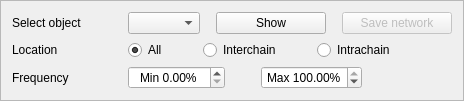
    <widget class="QFrame" name="frame_2">
     <property name="sizePolicy">
      <sizepolicy hsizetype="Minimum" vsizetype="Fixed">
       <horstretch>0</horstretch>
       <verstretch>0</verstretch>
      </sizepolicy>
     </property>
     <property name="styleSheet">
      <string notr="true"/>
     </property>
     <property name="frameShape">
      <enum>QFrame::StyledPanel</enum>
     </property>
     <property name="frameShadow">
      <enum>QFrame::Raised</enum>
     </property>
     <property name="lineWidth">
      <number>1</number>
     </property>
     <layout class="QVBoxLayout" name="verticalLayout_19">
      <item>
       <layout class="QHBoxLayout" name="horizontalLayout_10">
        <property name="spacing">
         <number>16</number>
        </property>
        <property name="topMargin">
         <number>0</number>
        </property>
        <item>
         <widget class="QLabel" name="label_28">
          <property name="minimumSize">
           <size>
            <width>100</width>
            <height>0</height>
           </size>
          </property>
          <property name="text">
           <string>Select object</string>
          </property>
         </widget>
        </item>
        <item>
         <widget class="QComboBox" name="selections_list">
          <property name="sizePolicy">
           <sizepolicy hsizetype="MinimumExpanding" vsizetype="Fixed">
            <horstretch>0</horstretch>
            <verstretch>0</verstretch>
           </sizepolicy>
          </property>
          <property name="minimumSize">
           <size>
            <width>0</width>
            <height>0</height>
           </size>
          </property>
          <property name="styleSheet">
           <string notr="true"/>
          </property>
          <property name="editable">
           <bool>false</bool>
          </property>
         </widget>
        </item>
        <item>
         <widget class="QPushButton" name="visualize_btn">
          <property name="sizePolicy">
           <sizepolicy hsizetype="Fixed" vsizetype="Fixed">
            <horstretch>0</horstretch>
            <verstretch>0</verstretch>
           </sizepolicy>
          </property>
          <property name="minimumSize">
           <size>
            <width>110</width>
            <height>0</height>
           </size>
          </property>
          <property name="maximumSize">
           <size>
            <width>110</width>
            <height>16777215</height>
           </size>
          </property>
          <property name="focusPolicy">
           <enum>Qt::ClickFocus</enum>
          </property>
          <property name="text">
           <string>Show</string>
          </property>
         </widget>
        </item>
        <item>
         <widget class="QPushButton" name="save_network">
          <property name="enabled">
           <bool>false</bool>
          </property>
          <property name="sizePolicy">
           <sizepolicy hsizetype="Fixed" vsizetype="Fixed">
            <horstretch>0</horstretch>
            <verstretch>0</verstretch>
           </sizepolicy>
          </property>
          <property name="minimumSize">
           <size>
            <width>110</width>
            <height>0</height>
           </size>
          </property>
          <property name="maximumSize">
           <size>
            <width>110</width>
            <height>16777215</height>
           </size>
          </property>
          <property name="text">
           <string>Save network</string>
          </property>
         </widget>
        </item>
       </layout>
      </item>
      <item>
       <layout class="QHBoxLayout" name="horizontalLayout_27">
        <property name="spacing">
         <number>16</number>
        </property>
        <property name="topMargin">
         <number>0</number>
        </property>
        <item>
         <widget class="QLabel" name="label_10">
          <property name="sizePolicy">
           <sizepolicy hsizetype="Fixed" vsizetype="Preferred">
            <horstretch>0</horstretch>
            <verstretch>0</verstretch>
           </sizepolicy>
          </property>
          <property name="minimumSize">
           <size>
            <width>100</width>
            <height>0</height>
           </size>
          </property>
          <property name="maximumSize">
           <size>
            <width>100</width>
            <height>16777215</height>
           </size>
          </property>
          <property name="text">
           <string>Location</string>
          </property>
         </widget>
        </item>
        <item>
         <layout class="QHBoxLayout" name="horizontalLayout_28">
          <property name="spacing">
           <number>36</number>
          </property>
          <property name="sizeConstraint">
           <enum>QLayout::SetMinimumSize</enum>
          </property>
          <item>
           <widget class="QRadioButton" name="all_inter">
            <property name="sizePolicy">
             <sizepolicy hsizetype="Fixed" vsizetype="Fixed">
              <horstretch>0</horstretch>
              <verstretch>0</verstretch>
             </sizepolicy>
            </property>
            <property name="text">
             <string>All</string>
            </property>
            <property name="checked">
             <bool>true</bool>
            </property>
           </widget>
          </item>
          <item>
           <widget class="QRadioButton" name="interchain">
            <property name="sizePolicy">
             <sizepolicy hsizetype="Fixed" vsizetype="Fixed">
              <horstretch>0</horstretch>
              <verstretch>0</verstretch>
             </sizepolicy>
            </property>
            <property name="text">
             <string>Interchain</string>
            </property>
           </widget>
          </item>
          <item>
           <widget class="QRadioButton" name="intrachain">
            <property name="sizePolicy">
             <sizepolicy hsizetype="Fixed" vsizetype="Fixed">
              <horstretch>0</horstretch>
              <verstretch>0</verstretch>
             </sizepolicy>
            </property>
            <property name="text">
             <string>Intrachain</string>
            </property>
           </widget>
          </item>
          <item>
           <spacer name="horizontalSpacer_4">
            <property name="orientation">
             <enum>Qt::Horizontal</enum>
            </property>
            <property name="sizeHint" stdset="0">
             <size>
              <width>0</width>
              <height>20</height>
             </size>
            </property>
           </spacer>
          </item>
         </layout>
        </item>
       </layout>
      </item>
      <item>
       <layout class="QHBoxLayout" name="horizontalLayout_8">
        <property name="spacing">
         <number>16</number>
        </property>
        <property name="topMargin">
         <number>0</number>
        </property>
        <item>
         <widget class="QLabel" name="label_9">
          <property name="sizePolicy">
           <sizepolicy hsizetype="Fixed" vsizetype="Preferred">
            <horstretch>0</horstretch>
            <verstretch>0</verstretch>
           </sizepolicy>
          </property>
          <property name="minimumSize">
           <size>
            <width>100</width>
            <height>0</height>
           </size>
          </property>
          <property name="maximumSize">
           <size>
            <width>100</width>
            <height>16777215</height>
           </size>
          </property>
          <property name="text">
           <string>Frequency</string>
          </property>
         </widget>
        </item>
        <item>
         <layout class="QHBoxLayout" name="freq_selector">
          <property name="spacing">
           <number>36</number>
          </property>
          <property name="sizeConstraint">
           <enum>QLayout::SetMinimumSize</enum>
          </property>
          <item>
           <widget class="QDoubleSpinBox" name="min_freq">
            <property name="sizePolicy">
             <sizepolicy hsizetype="Fixed" vsizetype="Fixed">
              <horstretch>0</horstretch>
              <verstretch>0</verstretch>
             </sizepolicy>
            </property>
            <property name="alignment">
             <set>Qt::AlignCenter</set>
            </property>
            <property name="prefix">
             <string>Min </string>
            </property>
            <property name="suffix">
             <string>%</string>
            </property>
            <property name="maximum">
             <double>100.000000000000000</double>
            </property>
            <property name="singleStep">
             <double>0.500000000000000</double>
            </property>
           </widget>
          </item>
          <item>
           <widget class="QDoubleSpinBox" name="max_freq">
            <property name="sizePolicy">
             <sizepolicy hsizetype="Fixed" vsizetype="Fixed">
              <horstretch>0</horstretch>
              <verstretch>0</verstretch>
             </sizepolicy>
            </property>
            <property name="alignment">
             <set>Qt::AlignCenter</set>
            </property>
            <property name="prefix">
             <string>Max </string>
            </property>
            <property name="suffix">
             <string>%</string>
            </property>
            <property name="maximum">
             <double>100.000000000000000</double>
            </property>
            <property name="singleStep">
             <double>0.500000000000000</double>
            </property>
            <property name="value">
             <double>100.000000000000000</double>
            </property>
           </widget>
          </item>
          <item>
           <spacer name="horizontalSpacer_3">
            <property name="orientation">
             <enum>Qt::Horizontal</enum>
            </property>
            <property name="sizeHint" stdset="0">
             <size>
              <width>0</width>
              <height>20</height>
             </size>
            </property>
           </spacer>
          </item>
         </layout>
        </item>
       </layout>
      </item>
     </layout>
    </widget>
